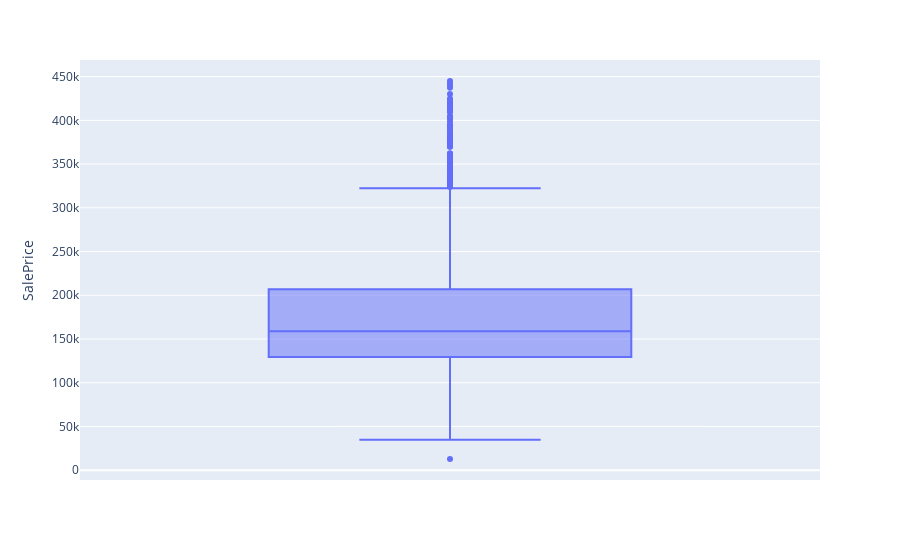

Source (notebook cell):
### Code cell
px.box(train,y='SalePrice')

### Figure 1 — Plotly figure (JSON) as saved in the notebook; plotly's stock layout.template omitted (floating-point values rounded to 4 significant figures; data arrays with more than 128 entries replaced by an {"elided": "..."} marker saying what was removed)
{"data": [{"alignmentgroup": "True", "hovertemplate": "SalePrice=%{y}<extra></extra>", "legendgroup": "", "marker": {"color": "#636efa"}, "name": "", "notched": false, "offsetgroup": "", "orientation": "v", "showlegend": false, "type": "box", "x0": " ", "xaxis": "x", "y": {"elided": "2553 int values"}, "y0": " ", "yaxis": "y"}], "layout": {"autosize": true, "boxmode": "group", "legend": {"tracegroupgap": 0}, "margin": {"t": 60}, "xaxis": {"anchor": "y", "autorange": true, "domain": [0, 1], "range": [-0.5, 0.5], "type": "category"}, "yaxis": {"anchor": "x", "autorange": true, "domain": [0, 1], "range": [-11220.0, 469000.0], "title": {"text": "SalePrice"}, "type": "linear"}}}
